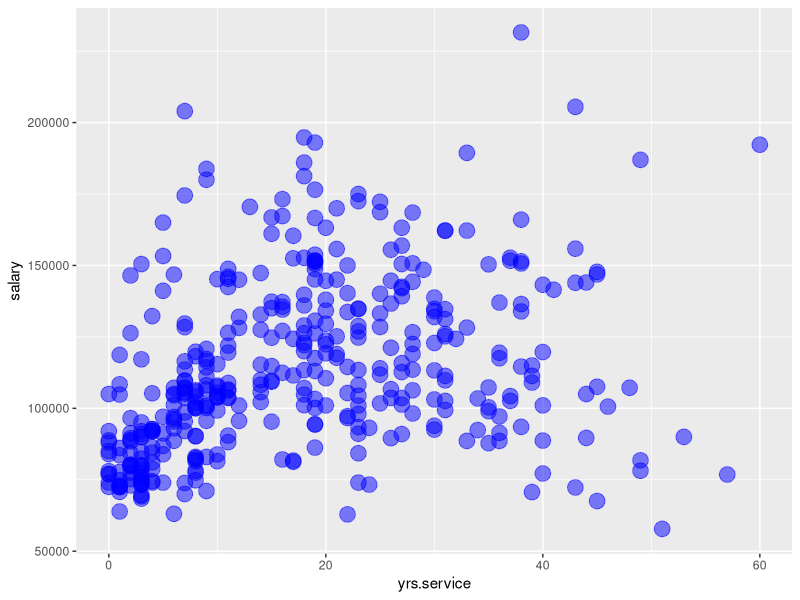
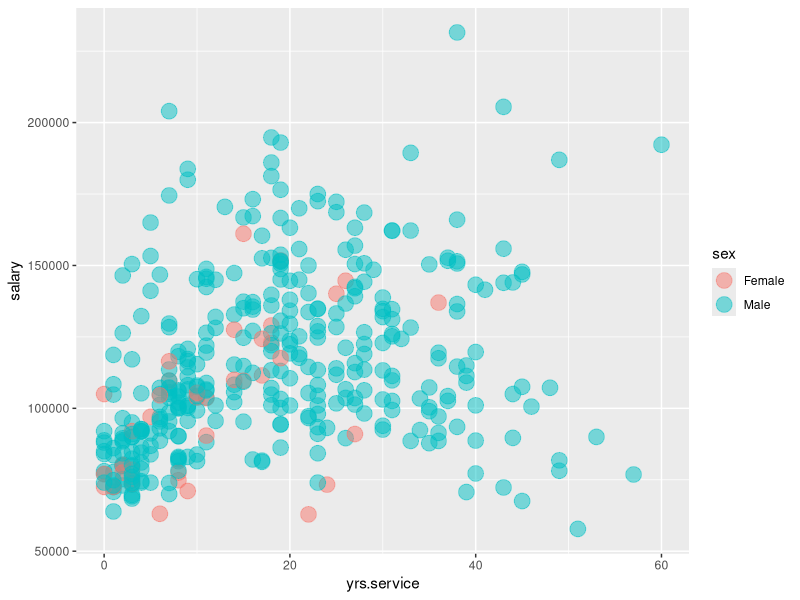
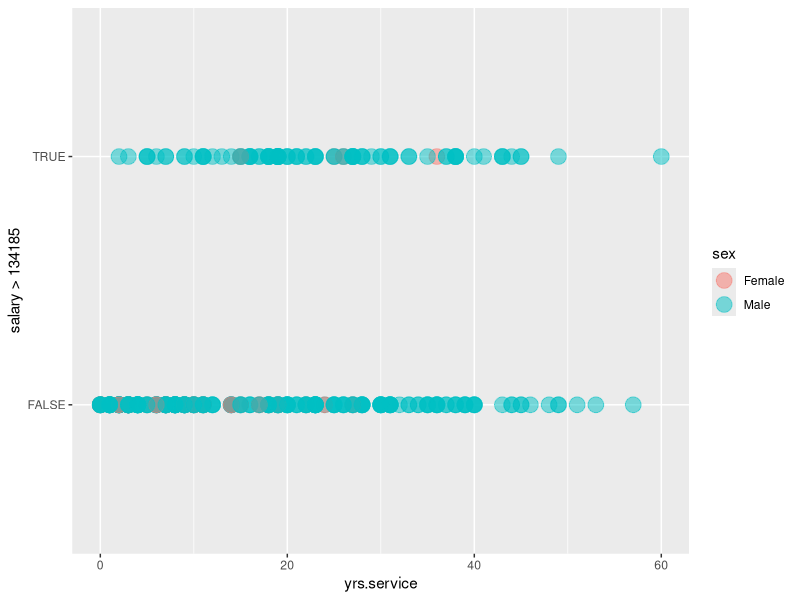
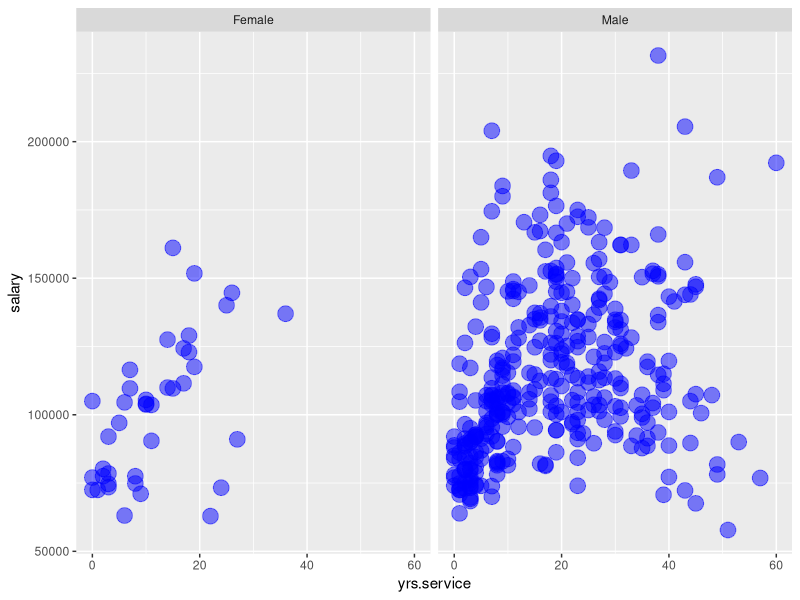
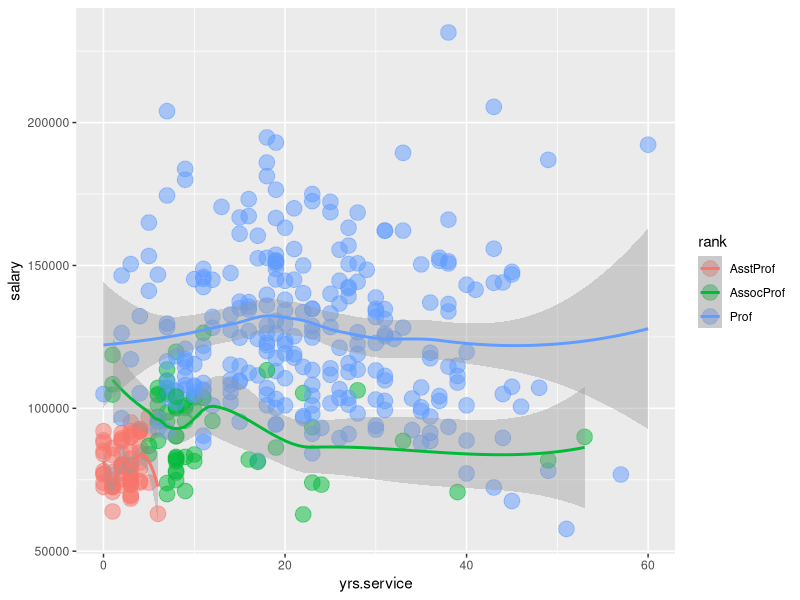
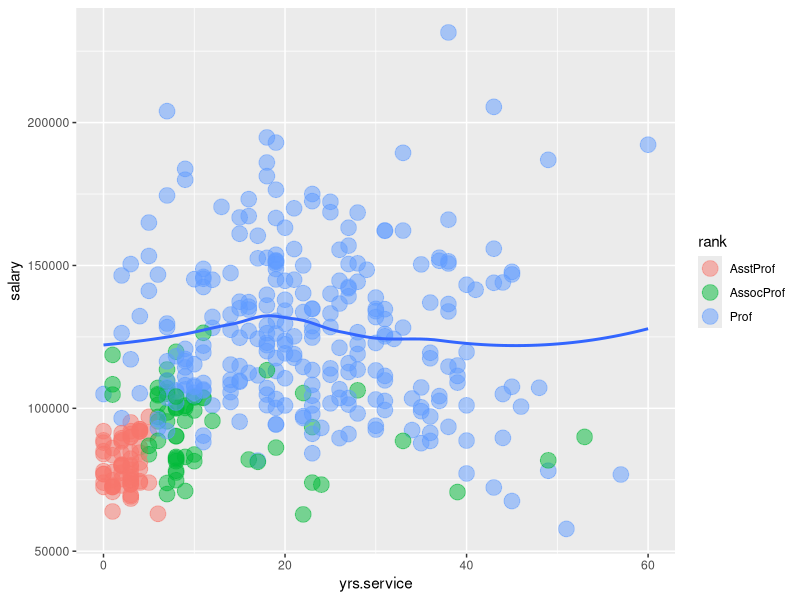

Recreate these plots in R, in order.
## ---- chunk 1
library(car)
data01<-data.frame(Salaries)
str(data01)
dim(data01)
summary(data01)

#especially check the variables I am interested in
summary(data01$rank)
summary(data01$salary)
summary(data01$sex)

## ---- chunk 2
#Load the packages needed for data visualization (note: eval=FALSE prevents code from being evaluated)
library(ggplot2)
#note: alpha refers to the degree of transparancy so that the points would not block other points
pic1<-ggplot(data01)+geom_point(mapping=aes(x=yrs.service,y=salary),alpha=1/2,color="blue",size=5)
pic1

## ---- chunk 3
# add another aesthetic measure "sex"
library(ggplot2)
pic2<-ggplot(data01)+geom_point(mapping=aes(x=yrs.service,y=salary,color=sex),alpha=1/2,size=5)
pic2
## ---- chunk 4
library(ggplot2)
pic3_1<-ggplot(data01)+geom_point(mapping=aes(x=yrs.service,y=salary>134185,color=sex),alpha=1/2,size=5)
pic3_1
## ---- chunk 5
library(ggplot2)
pic3_2<-ggplot(data01)+geom_point(mapping=aes(x=yrs.service,y=salary),color="blue",alpha=1/2,size=5)+facet_wrap(~sex)
pic3_2
## ---- chunk 6
library(ggplot2)
pic4_1<-ggplot(data01,mapping=aes(x=yrs.service,y=salary))+
  geom_point(
      mapping=aes(color=rank),alpha=1/2,size=5)+
  geom_smooth(
      mapping=aes(color=rank))
pic4_1
## ---- chunk 7
library(ggplot2)
require(dplyr) # filter is part of dplyr package
pic4_2<-ggplot(data01,mapping=aes(x=yrs.service,y=salary))+geom_point(mapping=aes(color=rank),alpha=1/2,size=5)+geom_smooth(data=filter(data01,rank=="Prof"), se=FALSE)
pic4_2
